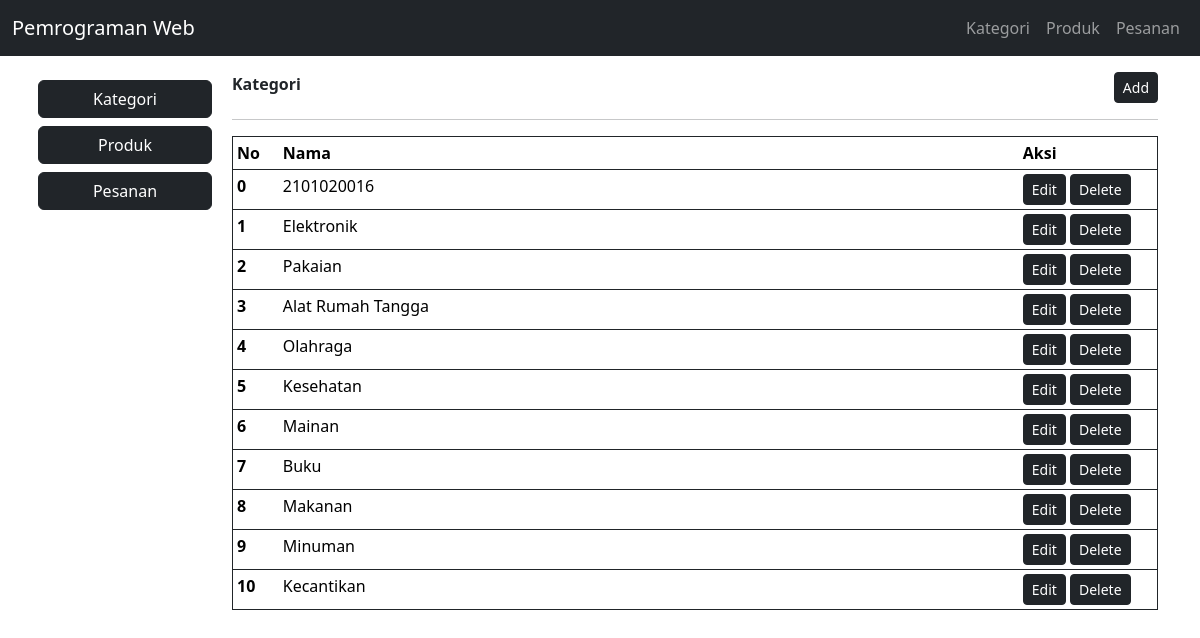
/2101020016_bagoespantera/admin/index.php?page=kategori, run on the app's committed database.
### tables this page shows
CREATE TABLE `kategori` (
  `id_kategori` int(11) NOT NULL,
  `nama_kategori` varchar(255) NOT NULL
);

### 2101020016_bagoespantera/admin/kategori.php (the view)
<div class="row justify-content-between">
    <div class="col-10"><b>Kategori</b></div>
    <div class="col-2 d-flex justify-content-end align-items-end">
        <a class="btn btn-dark btn-sm" href="http://localhost/web-program/P11/2101020016_bagoespantera/admin/index.php?page=kategori-add">Add</a>
    </div>
</div>
<hr>
<table class="table table-sm border border-dark">
    <thead class="thead-dark">
        <tr>
            <th scope="col" width="5%">No</th>
            <th scope="col">Nama</th>
            <th scope="col" width="15%">Aksi</th>
        </tr>
    </thead>
    <tbody>
        <?php
        $stmt = "SELECT * FROM `kategori`";
        $datas = mysqli_query($conn, $stmt);
        while ($data = mysqli_fetch_array($datas)) {
        ?>
            <tr>
                <th scope="row"><?= $data['id_kategori'] ?></th>
                <td><?= $data['nama_kategori'] ?></td>
                <td>
                    <button class="btn btn-dark btn-sm">Edit</button>
                    <a class="btn btn-dark btn-sm" href="index.php?page=kategori-del&id=<?= $data['id_kategori']; ?>">Delete</a>
                </td>
            </tr>
        <?php } ?>
  </tbody>
</table>

### 2101020016_bagoespantera/admin/index.php (shortened to what this page needs)
<?php
include('../../koneksi.php')
?>
<!doctype html>
<html lang="en">
    <head>
        <link href="https://cdn.jsdelivr.net/npm/bootstrap@5.3.2/dist/css/bootstrap.min.css" rel="stylesheet">
    </head>
    <body>
    <nav class="navbar navbar-expand-lg navbar-dark bg-dark">
        <div class="container-fluid">
            <a class="navbar-brand" href="#">Pemrograman Web</a>
            <div class="collapse navbar-collapse" id="navbarSupportedContent">
                <ul class="navbar-nav ms-auto mb-2 mb-lg-0">
                    <li class="nav-item">
                        <a href="index.php?page=kategori" class="nav-link">Kategori</a>
                    </li>
                    <li class="nav-item">
                        <a href="index.php?page=produk" class="nav-link">Produk</a>
                    </li>
                    <li class="nav-item">
                        <a href="index.php?page=pesanan" class="nav-link">Pesanan</a>
                    </li>
                </ul>
            </div>
        </div>
    </nav>
    <div class="container mt-3">
        <div class="row">
            <div class="col-sm-2">
                <div class="row gap-2 p-2">
                    <a href="index.php?page=kategori" class="btn btn-dark">Kategori</a>
                    <a href="index.php?page=produk" class="btn btn-dark">Produk</a>
                    <a href="index.php?page=pesanan" class="btn btn-dark">Pesanan</a>
                </div>
            </div>
            <div class="col">
                <?php
                    if ( isset($_GET['page'])) {
                        $halaman = $_GET['page'];
                        switch ($halaman) {
                            case 'kategori':
                                include('kategori.php');
                                break;
                        }
                    }
                ?>
            </div>
        </div>
    </div>
  </body>
</html>

### data on the page
kategori: id_kategori "0", nama_kategori "2101020016"
kategori: id_kategori "1", nama_kategori "Elektronik"
kategori: id_kategori "2", nama_kategori "Pakaian"
kategori: id_kategori "3", nama_kategori "Alat Rumah Tangga"
kategori: id_kategori "4", nama_kategori "Olahraga"
kategori: id_kategori "5", nama_kategori "Kesehatan"
kategori: id_kategori "6", nama_kategori "Mainan"
kategori: id_kategori "7", nama_kategori "Buku"
kategori: id_kategori "8", nama_kategori "Makanan"
kategori: id_kategori "9", nama_kategori "Minuman"
kategori: id_kategori "10", nama_kategori "Kecantikan"
